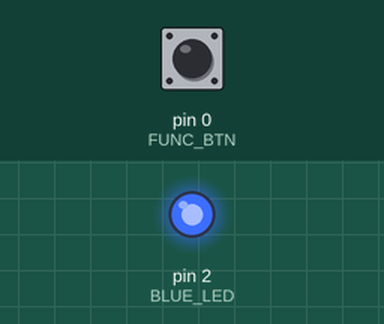
Recording of a sketch running on a simulated Arduino Uno, built with avr-gcc and run on an emulated ATmega328P. Shown: output pins drawn as LEDs (lit = HIGH). Inputs (shaded band) come from the test bench; at power-on: pin 0 (FUNC_BTN) HIGH.

Above: at 1.2 s.
1.3 s: pin 0 (FUNC_BTN) pulled LOW for 0.15 s
At 1.37 s:
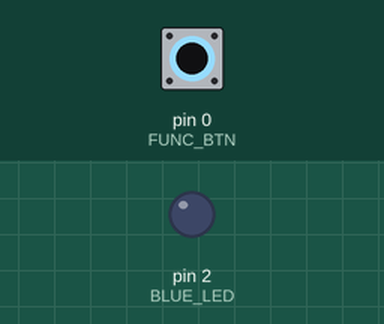
2.9 s: pin 0 (FUNC_BTN) pulled LOW for 3.2 s
At 6.6 s:
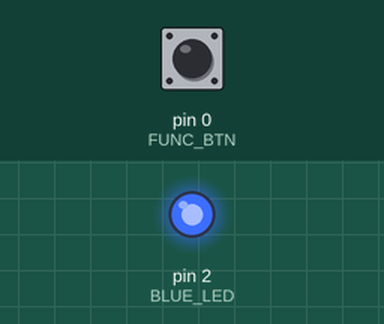
Timing chart, 0 to 8.1 s (numbered marks = the images above; inputs shaded):
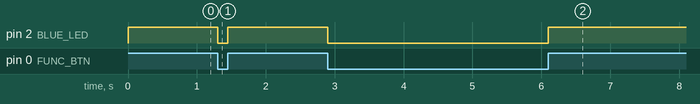

Measured:
- after the input at 1.3 s, pin 2 (BLUE_LED): HIGH → LOW at once, → HIGH 0.15 s later
- after the input at 2.9 s, pin 2 (BLUE_LED): HIGH → LOW at once, → HIGH 3.2 s later

The sketch:

buttonANDblink.ino
```cpp
const uint8_t BLUE_LED = 2;
const uint8_t FUNC_BTN = 0;
int val = 0;

void setup() {
//  Serial.begin(115200);
  pinMode(BLUE_LED, OUTPUT);
  pinMode(FUNC_BTN, INPUT);
}

void loop() {
  val = digitalRead(FUNC_BTN);
//  Serial.println(val);

  if(val == 0){
    digitalWrite(BLUE_LED,LOW);
  }else{
    digitalWrite(BLUE_LED,HIGH);
  }
}
```
